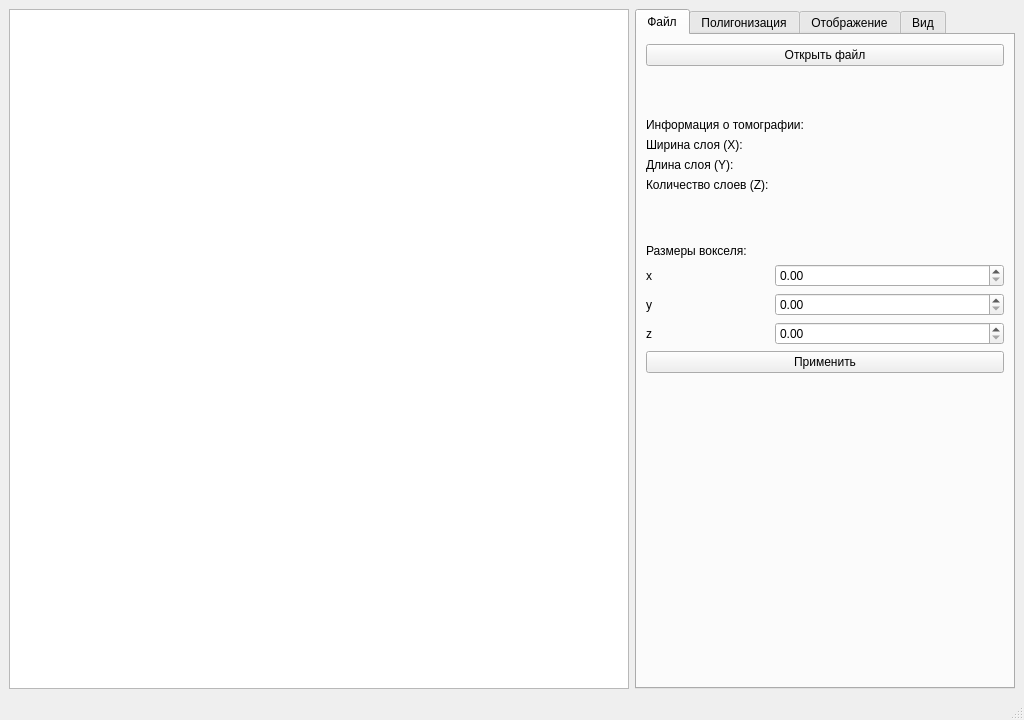
<?xml version="1.0" encoding="UTF-8"?>
<ui version="4.0">
 <class>MainWindow</class>
 <widget class="QMainWindow" name="MainWindow">
  <property name="geometry">
   <rect>
    <x>0</x>
    <y>0</y>
    <width>1024</width>
    <height>720</height>
   </rect>
  </property>
  <property name="windowTitle">
   <string>MainWindow</string>
  </property>
  <widget class="QWidget" name="centralwidget">
   <layout class="QGridLayout" name="gridLayout">
    <item row="0" column="0">
     <widget class="QGraphicsView" name="graphicsView">
      <property name="alignment">
       <set>Qt::AlignLeading|Qt::AlignLeft|Qt::AlignTop</set>
      </property>
     </widget>
    </item>
    <item row="0" column="1">
     <widget class="QTabWidget" name="tabWidget">
      <property name="maximumSize">
       <size>
        <width>380</width>
        <height>16777215</height>
       </size>
      </property>
      <property name="currentIndex">
       <number>0</number>
      </property>
      <widget class="QWidget" name="load">
       <attribute name="title">
        <string>Файл</string>
       </attribute>
       <layout class="QFormLayout" name="formLayout_3">
        <item row="0" column="0" colspan="2">
         <widget class="QPushButton" name="buttonOpen">
          <property name="text">
           <string>Открыть файл</string>
          </property>
         </widget>
        </item>
        <item row="3" column="0">
         <widget class="QLabel" name="label_4">
          <property name="sizePolicy">
           <sizepolicy hsizetype="Preferred" vsizetype="Minimum">
            <horstretch>0</horstretch>
            <verstretch>0</verstretch>
           </sizepolicy>
          </property>
          <property name="text">
           <string>Ширина слоя (X):</string>
          </property>
         </widget>
        </item>
        <item row="4" column="0">
         <widget class="QLabel" name="label_5">
          <property name="text">
           <string>Длина слоя (Y):</string>
          </property>
         </widget>
        </item>
        <item row="5" column="0">
         <widget class="QLabel" name="label_9">
          <property name="text">
           <string>Количество слоев (Z):</string>
          </property>
         </widget>
        </item>
        <item row="3" column="1">
         <widget class="QLabel" name="labelShapeX"/>
        </item>
        <item row="4" column="1">
         <widget class="QLabel" name="labelShapeY"/>
        </item>
        <item row="5" column="1">
         <widget class="QLabel" name="labelShapeZ"/>
        </item>
        <item row="2" column="0" colspan="2">
         <widget class="QLabel" name="label_14">
          <property name="text">
           <string>Информация о томографии:</string>
          </property>
         </widget>
        </item>
        <item row="8" column="0">
         <widget class="QLabel" name="label_16">
          <property name="text">
           <string>x</string>
          </property>
         </widget>
        </item>
        <item row="9" column="0">
         <widget class="QLabel" name="label_17">
          <property name="text">
           <string>y</string>
          </property>
         </widget>
        </item>
        <item row="10" column="0">
         <widget class="QLabel" name="label_18">
          <property name="text">
           <string>z</string>
          </property>
         </widget>
        </item>
        <item row="8" column="1">
         <widget class="QDoubleSpinBox" name="labelVoxelX">
          <property name="minimum">
           <double>0.000000000000000</double>
          </property>
          <property name="maximum">
           <double>10000.000000000000000</double>
          </property>
          <property name="value">
           <double>0.000000000000000</double>
          </property>
         </widget>
        </item>
        <item row="9" column="1">
         <widget class="QDoubleSpinBox" name="labelVoxelY">
          <property name="minimum">
           <double>0.000000000000000</double>
          </property>
          <property name="maximum">
           <double>10000.000000000000000</double>
          </property>
          <property name="value">
           <double>0.000000000000000</double>
          </property>
         </widget>
        </item>
        <item row="7" column="0" colspan="2">
         <widget class="QLabel" name="label_15">
          <property name="text">
           <string>Размеры вокселя:</string>
          </property>
         </widget>
        </item>
        <item row="10" column="1">
         <widget class="QDoubleSpinBox" name="labelVoxelZ">
          <property name="minimum">
           <double>0.000000000000000</double>
          </property>
          <property name="maximum">
           <double>10000.000000000000000</double>
          </property>
          <property name="value">
           <double>0.000000000000000</double>
          </property>
         </widget>
        </item>
        <item row="11" column="0" colspan="2">
         <widget class="QPushButton" name="buttonChangeVoxel">
          <property name="text">
           <string>Применить</string>
          </property>
         </widget>
        </item>
        <item row="1" column="0" colspan="2">
         <spacer name="verticalSpacer_3">
          <property name="orientation">
           <enum>Qt::Vertical</enum>
          </property>
          <property name="sizeType">
           <enum>QSizePolicy::Fixed</enum>
          </property>
          <property name="sizeHint" stdset="0">
           <size>
            <width>20</width>
            <height>40</height>
           </size>
          </property>
         </spacer>
        </item>
        <item row="6" column="0" colspan="2">
         <spacer name="verticalSpacer_2">
          <property name="orientation">
           <enum>Qt::Vertical</enum>
          </property>
          <property name="sizeType">
           <enum>QSizePolicy::Fixed</enum>
          </property>
          <property name="sizeHint" stdset="0">
           <size>
            <width>20</width>
            <height>40</height>
           </size>
          </property>
         </spacer>
        </item>
        <item row="12" column="0" colspan="2">
         <spacer name="verticalSpacer">
          <property name="orientation">
           <enum>Qt::Vertical</enum>
          </property>
          <property name="sizeHint" stdset="0">
           <size>
            <width>20</width>
            <height>40</height>
           </size>
          </property>
         </spacer>
        </item>
       </layout>
      </widget>
      <widget class="QWidget" name="polygonize">
       <attribute name="title">
        <string>Полигонизация</string>
       </attribute>
       <layout class="QFormLayout" name="formLayout_4">
        <item row="0" column="0" colspan="2">
         <widget class="QLabel" name="label_19">
          <property name="text">
           <string>Размеры сетки в ячейках:</string>
          </property>
         </widget>
        </item>
        <item row="1" column="0">
         <widget class="QLabel" name="label_23">
          <property name="text">
           <string>x</string>
          </property>
         </widget>
        </item>
        <item row="1" column="1">
         <widget class="QSpinBox" name="inputDimX">
          <property name="minimum">
           <number>1</number>
          </property>
          <property name="maximum">
           <number>10000</number>
          </property>
          <property name="value">
           <number>5</number>
          </property>
         </widget>
        </item>
        <item row="2" column="0">
         <widget class="QLabel" name="label_20">
          <property name="text">
           <string>y</string>
          </property>
         </widget>
        </item>
        <item row="2" column="1">
         <widget class="QSpinBox" name="inputDimY">
          <property name="minimum">
           <number>1</number>
          </property>
          <property name="maximum">
           <number>10000</number>
          </property>
          <property name="value">
           <number>5</number>
          </property>
         </widget>
        </item>
        <item row="3" column="0">
         <widget class="QLabel" name="label_21">
          <property name="text">
           <string>z</string>
          </property>
         </widget>
        </item>
        <item row="3" column="1">
         <widget class="QSpinBox" name="inputDimZ">
          <property name="minimum">
           <number>1</number>
          </property>
          <property name="maximum">
           <number>10000</number>
          </property>
          <property name="value">
           <number>5</number>
          </property>
         </widget>
        </item>
        <item row="4" column="0" colspan="2">
         <spacer name="verticalSpacer_6">
          <property name="orientation">
           <enum>Qt::Vertical</enum>
          </property>
          <property name="sizeType">
           <enum>QSizePolicy::Fixed</enum>
          </property>
          <property name="sizeHint" stdset="0">
           <size>
            <width>20</width>
            <height>40</height>
           </size>
          </property>
         </spacer>
        </item>
        <item row="5" column="0">
         <widget class="QLabel" name="label_22">
          <property name="text">
           <string>Погрешность:</string>
          </property>
         </widget>
        </item>
        <item row="5" column="1">
         <widget class="QDoubleSpinBox" name="inputTolerance">
          <property name="decimals">
           <number>6</number>
          </property>
          <property name="minimum">
           <double>0.000000000000000</double>
          </property>
          <property name="maximum">
           <double>10000.000000000000000</double>
          </property>
          <property name="stepType">
           <enum>QAbstractSpinBox::AdaptiveDecimalStepType</enum>
          </property>
          <property name="value">
           <double>0.100000000000000</double>
          </property>
         </widget>
        </item>
        <item row="6" column="0">
         <widget class="QLabel" name="label_24">
          <property name="text">
           <string>Макc. глубина:</string>
          </property>
         </widget>
        </item>
        <item row="6" column="1">
         <widget class="QSpinBox" name="inputMaxDepth">
          <property name="maximum">
           <number>100</number>
          </property>
          <property name="value">
           <number>3</number>
          </property>
         </widget>
        </item>
        <item row="7" column="0" colspan="2">
         <spacer name="verticalSpacer_7">
          <property name="orientation">
           <enum>Qt::Vertical</enum>
          </property>
          <property name="sizeType">
           <enum>QSizePolicy::Fixed</enum>
          </property>
          <property name="sizeHint" stdset="0">
           <size>
            <width>20</width>
            <height>40</height>
           </size>
          </property>
         </spacer>
        </item>
        <item row="8" column="0">
         <widget class="QLabel" name="label_26">
          <property name="text">
           <string>Уровень:</string>
          </property>
         </widget>
        </item>
        <item row="8" column="1">
         <widget class="QDoubleSpinBox" name="inputOffset">
          <property name="decimals">
           <number>3</number>
          </property>
          <property name="maximum">
           <double>1.000000000000000</double>
          </property>
          <property name="singleStep">
           <double>0.010000000000000</double>
          </property>
          <property name="stepType">
           <enum>QAbstractSpinBox::AdaptiveDecimalStepType</enum>
          </property>
          <property name="value">
           <double>0.500000000000000</double>
          </property>
         </widget>
        </item>
        <item row="9" column="0">
         <widget class="QLabel" name="label_27">
          <property name="text">
           <string>Усреднение:</string>
          </property>
         </widget>
        </item>
        <item row="9" column="1">
         <widget class="QSpinBox" name="inputAverage"/>
        </item>
        <item row="10" column="0" colspan="2">
         <widget class="QCheckBox" name="inputIncludeEdges">
          <property name="text">
           <string>Закрыть отверстия на гранях</string>
          </property>
         </widget>
        </item>
        <item row="11" column="0" colspan="2">
         <widget class="QPushButton" name="buttonPolygonize">
          <property name="text">
           <string>Построить</string>
          </property>
         </widget>
        </item>
        <item row="13" column="0" colspan="2">
         <spacer name="verticalSpacer_4">
          <property name="orientation">
           <enum>Qt::Vertical</enum>
          </property>
          <property name="sizeHint" stdset="0">
           <size>
            <width>20</width>
            <height>40</height>
           </size>
          </property>
         </spacer>
        </item>
        <item row="14" column="0" colspan="2">
         <widget class="QPushButton" name="buttonRemoveMesh">
          <property name="text">
           <string>Удалить</string>
          </property>
         </widget>
        </item>
        <item row="12" column="0" colspan="2">
         <widget class="QPushButton" name="buttonSaveMesh">
          <property name="text">
           <string>Cохранить модель</string>
          </property>
         </widget>
        </item>
       </layout>
      </widget>
      <widget class="QWidget" name="draw">
       <attribute name="title">
        <string>Отображение</string>
       </attribute>
       <layout class="QFormLayout" name="formLayout_5">
        <item row="0" column="0" colspan="2">
         <widget class="QLabel" name="label_28">
          <property name="text">
           <string>Направление освещения</string>
          </property>
         </widget>
        </item>
        <item row="1" column="0">
         <widget class="QLabel" name="label_29">
          <property name="text">
           <string>x</string>
          </property>
         </widget>
        </item>
        <item row="1" column="1">
         <widget class="QDoubleSpinBox" name="inputLightX">
          <property name="minimum">
           <double>-100.000000000000000</double>
          </property>
          <property name="maximum">
           <double>100.000000000000000</double>
          </property>
          <property name="stepType">
           <enum>QAbstractSpinBox::AdaptiveDecimalStepType</enum>
          </property>
          <property name="value">
           <double>1.000000000000000</double>
          </property>
         </widget>
        </item>
        <item row="2" column="0">
         <widget class="QLabel" name="label_30">
          <property name="text">
           <string>y</string>
          </property>
         </widget>
        </item>
        <item row="2" column="1">
         <widget class="QDoubleSpinBox" name="inputLightY">
          <property name="minimum">
           <double>-100.000000000000000</double>
          </property>
          <property name="maximum">
           <double>100.000000000000000</double>
          </property>
          <property name="value">
           <double>2.000000000000000</double>
          </property>
         </widget>
        </item>
        <item row="3" column="0">
         <widget class="QLabel" name="label_31">
          <property name="text">
           <string>z</string>
          </property>
         </widget>
        </item>
        <item row="3" column="1">
         <widget class="QDoubleSpinBox" name="inputLightZ">
          <property name="minimum">
           <double>-100.000000000000000</double>
          </property>
          <property name="stepType">
           <enum>QAbstractSpinBox::AdaptiveDecimalStepType</enum>
          </property>
          <property name="value">
           <double>-3.000000000000000</double>
          </property>
         </widget>
        </item>
        <item row="6" column="0" colspan="2">
         <widget class="QLabel" name="label_36">
          <property name="text">
           <string>Цвета:</string>
          </property>
         </widget>
        </item>
        <item row="7" column="0">
         <widget class="QLabel" name="label_32">
          <property name="text">
           <string>Макс освещенность</string>
          </property>
         </widget>
        </item>
        <item row="7" column="1">
         <widget class="ColorPicker" name="inputColor1" native="true"/>
        </item>
        <item row="8" column="0">
         <widget class="QLabel" name="label_33">
          <property name="text">
           <string>Мин освещенность</string>
          </property>
         </widget>
        </item>
        <item row="8" column="1">
         <widget class="ColorPicker" name="inputColor2" native="true"/>
        </item>
        <item row="9" column="0">
         <widget class="QLabel" name="label_34">
          <property name="text">
           <string>Макс осв в тени</string>
          </property>
         </widget>
        </item>
        <item row="9" column="1">
         <widget class="ColorPicker" name="inputColor3" native="true"/>
        </item>
        <item row="10" column="0">
         <widget class="QLabel" name="label_35">
          <property name="text">
           <string>Мин осв в тени</string>
          </property>
         </widget>
        </item>
        <item row="10" column="1">
         <widget class="ColorPicker" name="inputColor4" native="true"/>
        </item>
        <item row="14" column="0" colspan="2">
         <widget class="QPushButton" name="buttonDrawerConfig">
          <property name="text">
           <string>Применить настройки</string>
          </property>
         </widget>
        </item>
        <item row="5" column="0" colspan="2">
         <spacer name="verticalSpacer_8">
          <property name="orientation">
           <enum>Qt::Vertical</enum>
          </property>
          <property name="sizeType">
           <enum>QSizePolicy::Fixed</enum>
          </property>
          <property name="sizeHint" stdset="0">
           <size>
            <width>20</width>
            <height>40</height>
           </size>
          </property>
         </spacer>
        </item>
        <item row="13" column="0" colspan="2">
         <spacer name="verticalSpacer_9">
          <property name="orientation">
           <enum>Qt::Vertical</enum>
          </property>
          <property name="sizeHint" stdset="0">
           <size>
            <width>20</width>
            <height>40</height>
           </size>
          </property>
         </spacer>
        </item>
        <item row="11" column="0">
         <widget class="QLabel" name="label_37">
          <property name="text">
           <string>Границы</string>
          </property>
         </widget>
        </item>
        <item row="11" column="1">
         <widget class="ColorPicker" name="inputColorBorder" native="true"/>
        </item>
        <item row="4" column="0">
         <widget class="QCheckBox" name="inputShadowEnabled">
          <property name="text">
           <string>Тени</string>
          </property>
         </widget>
        </item>
        <item row="12" column="0" colspan="2">
         <widget class="QCheckBox" name="inputBorderEnabled">
          <property name="text">
           <string>Границы треугольников</string>
          </property>
         </widget>
        </item>
       </layout>
      </widget>
      <widget class="QWidget" name="view">
       <attribute name="title">
        <string>Вид</string>
       </attribute>
       <layout class="QFormLayout" name="formLayout_2">
        <item row="1" column="0">
         <widget class="QLabel" name="label">
          <property name="text">
           <string>x</string>
          </property>
         </widget>
        </item>
        <item row="1" column="1">
         <widget class="QDoubleSpinBox" name="inputTranslateX">
          <property name="minimum">
           <double>-10000.000000000000000</double>
          </property>
          <property name="maximum">
           <double>10000.000000000000000</double>
          </property>
          <property name="stepType">
           <enum>QAbstractSpinBox::AdaptiveDecimalStepType</enum>
          </property>
         </widget>
        </item>
        <item row="2" column="0">
         <widget class="QLabel" name="label_2">
          <property name="text">
           <string>y</string>
          </property>
         </widget>
        </item>
        <item row="2" column="1">
         <widget class="QDoubleSpinBox" name="inputTranslateY">
          <property name="minimum">
           <double>-10000.000000000000000</double>
          </property>
          <property name="maximum">
           <double>10000.000000000000000</double>
          </property>
          <property name="stepType">
           <enum>QAbstractSpinBox::AdaptiveDecimalStepType</enum>
          </property>
         </widget>
        </item>
        <item row="3" column="0">
         <widget class="QLabel" name="label_3">
          <property name="text">
           <string>z</string>
          </property>
         </widget>
        </item>
        <item row="3" column="1">
         <widget class="QDoubleSpinBox" name="inputTranslateZ">
          <property name="minimum">
           <double>-10000.000000000000000</double>
          </property>
          <property name="maximum">
           <double>10000.000000000000000</double>
          </property>
          <property name="stepType">
           <enum>QAbstractSpinBox::AdaptiveDecimalStepType</enum>
          </property>
         </widget>
        </item>
        <item row="4" column="0" colspan="2">
         <widget class="QPushButton" name="buttonTranslate">
          <property name="text">
           <string>Сдвинуть</string>
          </property>
         </widget>
        </item>
        <item row="5" column="0">
         <widget class="QLabel" name="label_6">
          <property name="text">
           <string>x</string>
          </property>
         </widget>
        </item>
        <item row="5" column="1">
         <widget class="QDoubleSpinBox" name="inputScaleX">
          <property name="minimum">
           <double>-10000.000000000000000</double>
          </property>
          <property name="maximum">
           <double>10000.000000000000000</double>
          </property>
          <property name="value">
           <double>1.000000000000000</double>
          </property>
         </widget>
        </item>
        <item row="6" column="0">
         <widget class="QLabel" name="label_7">
          <property name="text">
           <string>y</string>
          </property>
         </widget>
        </item>
        <item row="6" column="1">
         <widget class="QDoubleSpinBox" name="inputScaleY">
          <property name="minimum">
           <double>-10000.000000000000000</double>
          </property>
          <property name="maximum">
           <double>10000.000000000000000</double>
          </property>
          <property name="value">
           <double>1.000000000000000</double>
          </property>
         </widget>
        </item>
        <item row="7" column="0">
         <widget class="QLabel" name="label_8">
          <property name="text">
           <string>z</string>
          </property>
         </widget>
        </item>
        <item row="7" column="1">
         <widget class="QDoubleSpinBox" name="inputScaleZ">
          <property name="minimum">
           <double>-10000.000000000000000</double>
          </property>
          <property name="maximum">
           <double>10000.000000000000000</double>
          </property>
          <property name="value">
           <double>1.000000000000000</double>
          </property>
         </widget>
        </item>
        <item row="8" column="0" colspan="2">
         <widget class="QPushButton" name="buttonScale">
          <property name="text">
           <string>Масштабировать</string>
          </property>
         </widget>
        </item>
        <item row="9" column="0">
         <widget class="QLabel" name="label_10">
          <property name="text">
           <string>x</string>
          </property>
         </widget>
        </item>
        <item row="9" column="1">
         <widget class="QDoubleSpinBox" name="inputRotateX">
          <property name="minimum">
           <double>-10000.000000000000000</double>
          </property>
          <property name="maximum">
           <double>10000.000000000000000</double>
          </property>
          <property name="value">
           <double>1.000000000000000</double>
          </property>
         </widget>
        </item>
        <item row="10" column="0">
         <widget class="QLabel" name="label_11">
          <property name="text">
           <string>y</string>
          </property>
         </widget>
        </item>
        <item row="10" column="1">
         <widget class="QDoubleSpinBox" name="inputRotateY">
          <property name="minimum">
           <double>-10000.000000000000000</double>
          </property>
          <property name="maximum">
           <double>10000.000000000000000</double>
          </property>
          <property name="value">
           <double>0.500000000000000</double>
          </property>
         </widget>
        </item>
        <item row="11" column="0">
         <widget class="QLabel" name="label_12">
          <property name="text">
           <string>z</string>
          </property>
         </widget>
        </item>
        <item row="11" column="1">
         <widget class="QDoubleSpinBox" name="inputRotateZ">
          <property name="minimum">
           <double>-10000.000000000000000</double>
          </property>
          <property name="value">
           <double>0.100000000000000</double>
          </property>
         </widget>
        </item>
        <item row="12" column="0">
         <widget class="QLabel" name="label_13">
          <property name="text">
           <string>угол</string>
          </property>
         </widget>
        </item>
        <item row="12" column="1">
         <widget class="QDoubleSpinBox" name="inputRotateAngle">
          <property name="minimum">
           <double>-10000.000000000000000</double>
          </property>
          <property name="maximum">
           <double>10000.000000000000000</double>
          </property>
          <property name="value">
           <double>15.000000000000000</double>
          </property>
         </widget>
        </item>
        <item row="13" column="0" colspan="2">
         <widget class="QPushButton" name="buttonRotate">
          <property name="text">
           <string>Поворот</string>
          </property>
         </widget>
        </item>
        <item row="0" column="0" colspan="2">
         <widget class="QPushButton" name="buttonReset">
          <property name="text">
           <string>Показать полностью</string>
          </property>
         </widget>
        </item>
        <item row="14" column="0" colspan="2">
         <spacer name="verticalSpacer_5">
          <property name="orientation">
           <enum>Qt::Vertical</enum>
          </property>
          <property name="sizeHint" stdset="0">
           <size>
            <width>20</width>
            <height>40</height>
           </size>
          </property>
         </spacer>
        </item>
       </layout>
      </widget>
     </widget>
    </item>
   </layout>
  </widget>
  <widget class="QMenuBar" name="menubar">
   <property name="geometry">
    <rect>
     <x>0</x>
     <y>0</y>
     <width>1024</width>
     <height>30</height>
    </rect>
   </property>
  </widget>
  <widget class="QStatusBar" name="statusbar"/>
 </widget>
 <customwidgets>
  <customwidget>
   <class>ColorPicker</class>
   <extends>QWidget</extends>
   <header location="global">colorpicker.h</header>
   <container>1</container>
  </customwidget>
 </customwidgets>
 <tabstops>
  <tabstop>tabWidget</tabstop>
  <tabstop>buttonOpen</tabstop>
  <tabstop>labelVoxelX</tabstop>
  <tabstop>labelVoxelY</tabstop>
  <tabstop>labelVoxelZ</tabstop>
  <tabstop>buttonChangeVoxel</tabstop>
  <tabstop>inputDimX</tabstop>
  <tabstop>inputDimY</tabstop>
  <tabstop>inputDimZ</tabstop>
  <tabstop>inputTolerance</tabstop>
  <tabstop>inputMaxDepth</tabstop>
  <tabstop>graphicsView</tabstop>
  <tabstop>inputOffset</tabstop>
  <tabstop>inputAverage</tabstop>
  <tabstop>inputIncludeEdges</tabstop>
  <tabstop>buttonPolygonize</tabstop>
  <tabstop>buttonSaveMesh</tabstop>
  <tabstop>buttonRemoveMesh</tabstop>
  <tabstop>inputLightX</tabstop>
  <tabstop>inputLightY</tabstop>
  <tabstop>inputLightZ</tabstop>
  <tabstop>inputShadowEnabled</tabstop>
  <tabstop>inputBorderEnabled</tabstop>
  <tabstop>buttonDrawerConfig</tabstop>
  <tabstop>buttonReset</tabstop>
  <tabstop>inputTranslateX</tabstop>
  <tabstop>inputTranslateY</tabstop>
  <tabstop>inputTranslateZ</tabstop>
  <tabstop>buttonTranslate</tabstop>
  <tabstop>inputScaleX</tabstop>
  <tabstop>inputScaleY</tabstop>
  <tabstop>inputScaleZ</tabstop>
  <tabstop>buttonScale</tabstop>
  <tabstop>inputRotateX</tabstop>
  <tabstop>inputRotateY</tabstop>
  <tabstop>inputRotateZ</tabstop>
  <tabstop>inputRotateAngle</tabstop>
  <tabstop>buttonRotate</tabstop>
 </tabstops>
 <resources/>
 <connections/>
</ui>
